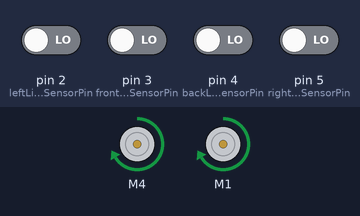
A sketch run on a simulated Arduino Uno, built with avr-gcc and run on an emulated ATmega328P. Shown: 2 × DC motor (green arrow = forward, orange = backward, longer = faster). Inputs (shaded band) come from the test bench; at power-on: pin 2 (leftLineSensorPin), pin 3 (frontLineSensorPin), pin 4 (backLineSensorPin), pin 5 (rightLineSensorPin) LOW. What the sketch prints to the serial monitor is not drawn. At 15.7 s the program stops and its outputs stay as they are.

Above: at 1.2 s.
1.3 s: pin 2 (leftLineSensorPin) driven HIGH and pin 3 (frontLineSensorPin) driven HIGH and pin 4 (backLineSensorPin) driven HIGH and pin 5 (rightLineSensorPin) driven HIGH
At 2.7 s:
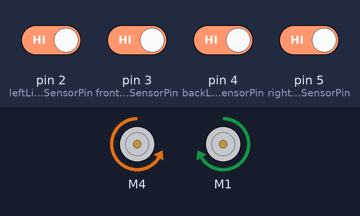
4.3 s: pin 3 (frontLineSensorPin) driven LOW
At 6.3 s:
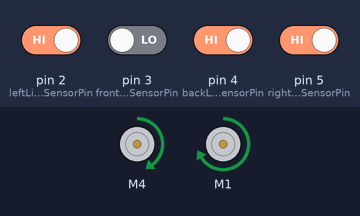
6.6 s: pin 2 (leftLineSensorPin) driven LOW
At 6.9 s:
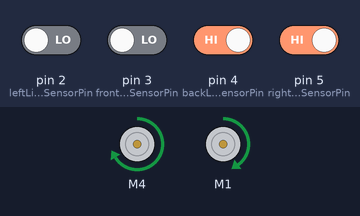
8.1 s: pin 2 (leftLineSensorPin) driven HIGH
At 9.3 s:
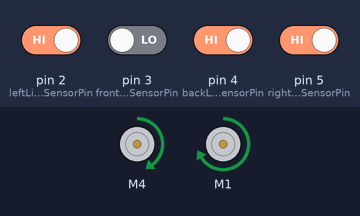
9.6 s: pin 3 (frontLineSensorPin) driven HIGH
At 16.8 s:
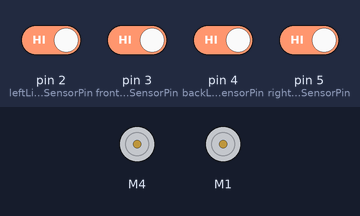
Timing chart, 0 to 17.2 s (numbered marks = the images above; inputs shaded):
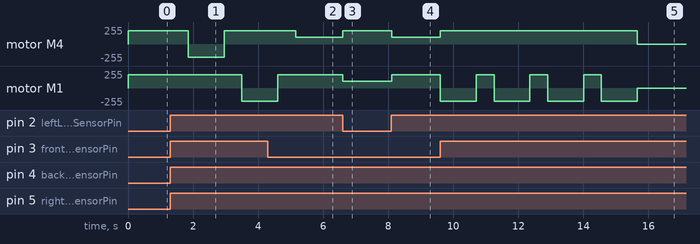

The sketch:

Nov_16_B_Zhanfeng.ino
```cpp
#include <Adafruit_MotorShield.h>

// ------------------------------------------------------------------------------------------------------------------------------------------------------------------------------------------------------------------
// Ports

int frontLineSensorPin = 3;
int leftLineSensorPin = 2;
int backLineSensorPin = 4;
int rightLineSensorPin = 5;

int valFront = 0, valLeft = 0, valBack = 0, valRight = 0; // store digital readings from the line sensor

int rightTurns = 0; // variable to record how many 90 deg right-turns have been made to calculate current orientation


// ------------------------------------------------------------------------------------------------------------------------------------------------------------------------------------------------------------------
//Motor constants

Adafruit_MotorShield AFMS = Adafruit_MotorShield();

Adafruit_DCMotor *leftMotor = AFMS.getMotor(4);
Adafruit_DCMotor *rightMotor = AFMS.getMotor(1);

int MAX_SPEED = 200; // current selected speed for forward motion of the bot
int LINE_FOLLOWING_INTERVAL = 10; // let the motor run 50ms before each sensing & action to provide fierce change of commands
int TURNING_TIME_INTERVAL = 1100; // the time motor takes to turn to 90 degrees in full speed


// ------------------------------------------------------------------------------------------------------------------------------------------------------------------------------------------------------------------
// sensor reading mode constants

#define L 1 // (left & front & rear)
#define R 2 // (right & front & rear)
#define LR 3 // left & right


// ------------------------------------------------------------------------------------------------------------------------------------------------------------------------------------------------------------------
// pre-measured distance constants
#define minimumDistanceFromWall 10000.0


// ------------------------------------------------------------------------------------------------------------------------------------------------------------------------------------------------------------------
// basic functions, including sensor reading and interval motor control

// the line sensor readings are binary encoded into one integer
// digitalRead always return 0 or 1
// sensorReadingNum = valLeft * 8 + valFront * 4 + valBack * 2 + valRight
int readLineSensor(){
  valFront = digitalRead(frontLineSensorPin);
  valLeft = digitalRead(leftLineSensorPin);
  valBack = digitalRead(backLineSensorPin);
  valRight = digitalRead(rightLineSensorPin);
  int sensorReadingNum = valLeft * 8 + valFront * 4 + valBack * 2 + valRight;
  return sensorReadingNum;
}


float readUltrasound(){
  // to be developed by 2nd coder
  return 10000.0;
}


float readTimeOfFlight(){
  // to be developed by 2nd coder
  return 10000.0;
}


int readMagnetic(){
  return 0;
}

void goFront(){
  leftMotor->run(FORWARD);
  leftMotor->setSpeed(MAX_SPEED);
  rightMotor->run(FORWARD);
  rightMotor->setSpeed(MAX_SPEED);
}


void goLeft(){
  leftMotor->run(BACKWARD);
  leftMotor->setSpeed(MAX_SPEED);
  rightMotor->run(FORWARD);
  rightMotor->setSpeed(MAX_SPEED);
}


void goRight(){
  leftMotor->run(FORWARD);
  leftMotor->setSpeed(MAX_SPEED);
  rightMotor->run(BACKWARD);
  rightMotor->setSpeed(MAX_SPEED);
}


void goBack(){
  leftMotor->run(BACKWARD);
  leftMotor->setSpeed(MAX_SPEED);
  rightMotor->run(BACKWARD);
  rightMotor->setSpeed(MAX_SPEED);
}


// go to forward right
void slightLeft(){
  leftMotor->run(FORWARD);
  leftMotor->setSpeed(0.5 * MAX_SPEED);
  rightMotor->run(FORWARD);
  rightMotor->setSpeed(MAX_SPEED);
}


// go to forward left
void slightRight(){
  leftMotor->run(FORWARD);
  leftMotor->setSpeed(MAX_SPEED);
  rightMotor->run(FORWARD);
  rightMotor->setSpeed(0.5 * MAX_SPEED);
}


// open the claw
void clawOpen(){
  // to be developed by 2nd coder
  return;
}


// close the claw to catch the block
void clawClose(){
  // to be developed by 2nd coder
  return;
}


// change LED according to the rules. Please specify ports of the LED in the comments.
// condition parameter can be encoded however for your convenience.
void changeLED(int condition){
  // to be developed by 2nd coder
  return;
}


// start the program only after the button is pressed; return true when it is pressed.
void bottonControl(){
  // to be developed by 2nd coder
  return false;
}


// ------------------------------------------------------------------------------------------------------------------------------------------------------------------------------------------------------------------
// Functions of different working mode
// stop_condition: class int, a sensor reading pattern that tells the robot to change into another mode of motion
// correspondence of stop_condition and stopping pattern is stated in the constant definition part above
// #define L 1 // (left & front & rear)
// #define R 2 // (right & front & rear)


// bool foundBlock(){
//   return false;
// }

bool isMagnetic(){
  return readMagnetic == 1;
}

// Go straight, whatever
void goStraight(int stop_condition){
  while(1){
    int sensorReadingInt = readLineSensor();
    int left = sensorReadingInt / 8;
    int front = (sensorReadingInt % 8) / 4;
    int back = (sensorReadingInt % 4) / 2;
    int right = sensorReadingInt % 2;

    if(stop_condition == LR && left == 1 && right == 1){return;}
    if(stop_condition == L && (left == 1 && front == 1 && back == 1)){return;}
    if(stop_condition == R && (right == 1 && front == 1 && back == 1)){return;}

    goFront();
    delay(LINE_FOLLOWING_INTERVAL);
  }
}


void turnLeft90Deg(){
  goLeft();
  delay(TURNING_TIME_INTERVAL);
  rightTurns -= 1;
}


void turnRight90Deg(){
  goRight();
  delay(TURNING_TIME_INTERVAL);
  rightTurns += 1;
}


void turn180Deg(){
  goLeft();
  delay(2 * TURNING_TIME_INTERVAL);
  rightTurns += 2;
}


void stepForward(){
  goFront();
  delay(0.5 * TURNING_TIME_INTERVAL);
}


// Follow the white line
// true return indicates that a block is found; false return indicates that stop condition is met
bool followLine(int stop_condition){
  while(1){
    int sensorReadingInt = readLineSensor();
    int distance = readTimeOfFlight();
    if(distance < 100.0){return true;}
    int left = sensorReadingInt / 8;
    int front = (sensorReadingInt % 8) / 4;
    int back = (sensorReadingInt % 4) / 2;
    int right = sensorReadingInt % 2;

    if(stop_condition == LR && left == 1 && right == 1 && back == 1){return false;}
    if(stop_condition == L && (left == 1 && front == 1 && back == 1)){return false;}
    if(stop_condition == R && (right == 1 && front == 1 && back == 1)){return false;}

    if(front == 1 && back == 1){goFront();}
    else if(left == 1 && front == 1 && right == 0){slightRight();}
    else if(right == 1 && front == 1 && left == 0){slightLeft();}
    else if(left == 1){slightLeft();}
    else if(right == 1){slightRight();}
    else{goFront();}

    delay(LINE_FOLLOWING_INTERVAL);
  }
}


void gotoStartingPoint(){
  followLine(LR);
  stepForward();
  goStraight(LR);
  return;
}


void releaseGreen(int blockProcessed){
  return;
}


void releaseRed(int blockProcessed){
  return;
}


void gotoGreen(int blockProcessed){
  int distanceRight = 0, distanceBack = 0;
  while(rightTurns % 4 != 1){turnRight90Deg();}
  if(readTimeOfFlight() < minimumDistanceFromWall){distanceRight = minimumDistanceFromWall;}
  return;
}


void gotoRed(int blockProcessed){
  return;
}


// ------------------------------------------------------------------------------------------------------------------------------------------------------------------------------------------------------------------
// Functions of two tasks

// Do the movement according to the junction it currently at
// true return indicates that a block is found; false return indicates that stop condition is met
bool search1(int blockProcessed, int order){
  if(blockProcessed == 0){
    switch(order){
      case 0:
        goStraight(LR);
        stepForward();
        return followLine(LR); // reached the cross
      case 1:
        turnLeft90Deg();
        stepForward();
        return followLine(LR); // reached first corner
      case 2:
        turnRight90Deg();
        stepForward();
        return followLine(R); // reached second corner
      case 3:
        turnRight90Deg();
        stepForward();
        return followLine(LR); // reached third corner
      case 4:
        turnRight90Deg();
        stepForward();
        return followLine(R); // reached fourth corner
      case 5:
        turnRight90Deg();
        stepForward();
        return followLine(LR); // back to the cross
    }
  }
  return;
}

void return1(int blockProcessed, int order){
  // to be developed by the 2nd coder
  // path of going a way back according to the frontward path; inverse of searchTask1
  return;
}


// Task 1: Go around the grids & collect 2 blocks on them
// order
// release_method:
//    0 indicates going the same way back to the starting point and turn 90 deg
//    1 indicates direct locating from Pythagoras theorem
void task1(int release_method){
  int blockProcessed = 0;
  while(blockProcessed <= 1){
    clawOpen();
    int order = 0;
    while(!search1(blockProcessed, order)){order++;}
    clawClose();
    if(release_method == 0){
      turn180Deg();
      while(order != 0){
        return1(blockProcessed, order);
        order--;
      }
      gotoStartingPoint();
      if(isMagnetic()){releaseGreen(blockProcessed);}
      else{releaseRed(blockProcessed);}
      blockProcessed++;
    }
    else{
      if(isMagnetic()){gotoGreen(blockProcessed);}
      else{gotoRed(blockProcessed);}
      blockProcessed++;
    }
  }
}


// testing the path for task 1
void testLoopFollowing(){
  goStraight(LR);
  stepForward();
  followLine(LR); // reached the cross
  turnLeft90Deg();
  stepForward();
  followLine(LR); // reached first corner
  turnRight90Deg();
  stepForward();
  followLine(R); // reached second corner
  turnRight90Deg();
  stepForward();
  followLine(LR); // reached third corner
  turnRight90Deg();
  stepForward();
  followLine(R); // reached fourth corner
  turnRight90Deg();
  stepForward();
  followLine(LR); // back to the cross
  turnRight90Deg();// end
  return;
}


// ------------------------------------------------------------------------------------------------------------------------------------------------------------------------------------------------------------------
// ------------------------------------------------------------------------------------------------------------------------------------------------------------------------------------------------------------------
// main functions

void setup() {
  // Initialize serial port and input pins
  Serial.begin(9600);
  pinMode(leftLineSensorPin, INPUT);
  pinMode(frontLineSensorPin, INPUT);
  pinMode(rightLineSensorPin, INPUT);
  pinMode(backLineSensorPin, INPUT);

  // turn on motor
  // leftMotor->run(FORWARD);
  // leftMotor->setSpeed(MAX_SPEED);
  // leftMotor->run(RELEASE);
  // rightMotor->run(FORWARD);
  // rightMotor->setSpeed(MAX_SPEED);
  // rightMotor->run(RELEASE);
}

void loop(){
    if (!AFMS.begin()){         // create with the default frequency 1.6KHz
      Serial.println("Could not find Motor Shield. Check wiring.");
    while(1);
  }
  Serial.println("Motor Shield found.");
  testLoopFollowing();
  leftMotor->run(RELEASE);
  rightMotor->run(RELEASE);
  while(1);
}
```

Measured:
- after the input at 1.3 s, motor M4: forward 200/255 → backward 200/255 after 0.55 s, → forward 200/255 1.1 s later; motor M1: forward 200/255 → backward 200/255 after 2.2 s
- after the input at 4.3 s, motor M4: forward 200/255 → forward 100/255 after 0.85 s; motor M1: goes on until 4.6 s, then stays forward 200/255
- after the input at 6.6 s, motor M4: forward 100/255 → forward 200/255 at once; motor M1: forward 200/255 → forward 100/255 at once
- after the input at 8.1 s, motor M4: forward 200/255 → forward 100/255 at once; motor M1: forward 100/255 → forward 200/255 at once
- after the input at 9.6 s, motor M4: forward 100/255 → forward 200/255 at once, → stopped 6.1 s later; motor M1: forward 200/255 → backward 200/255 at once, then repeats every 1.7 s: forward 200/255 0.55 s, backward 200/255 1.1 s
